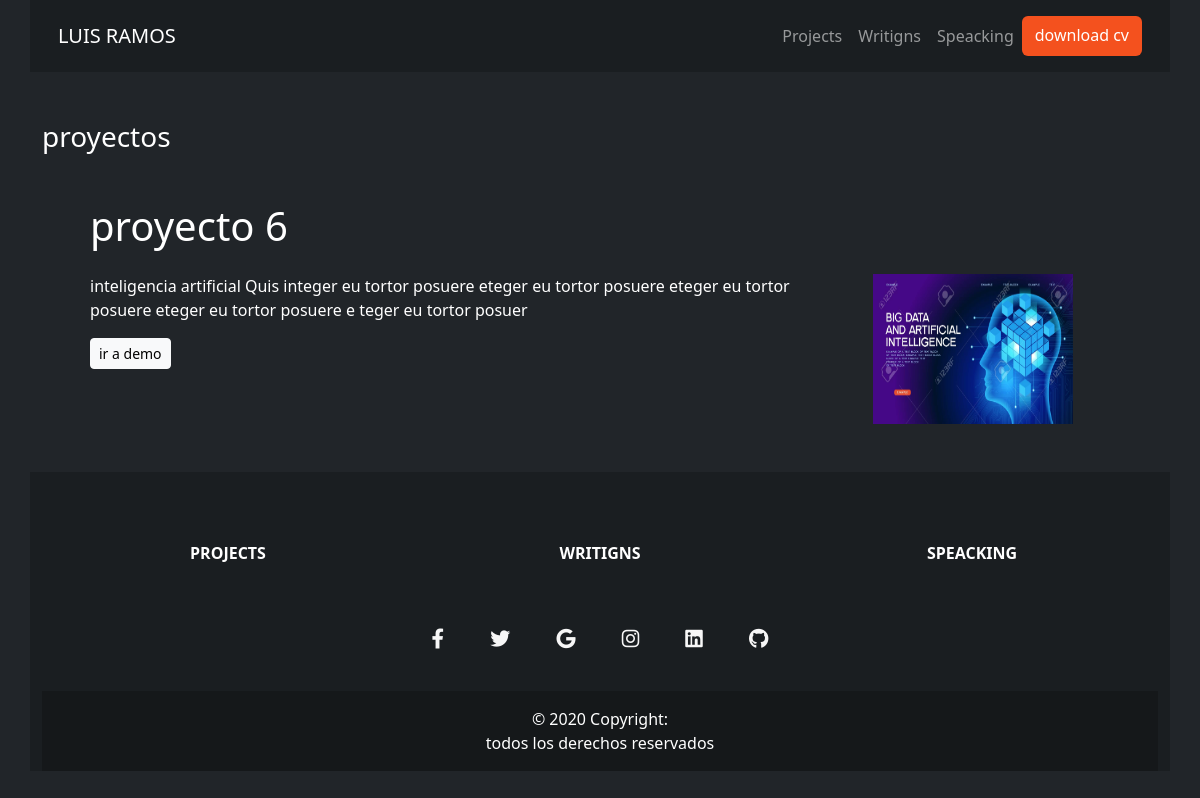
The page /projects/details/6 on the database its author committed.
### projects/models.py (models this page shows)
class Project(models.Model):
    title = models.CharField(max_length=150)
    description = models.CharField(max_length=300)
    image = models.ImageField(upload_to="projects/")
    url = models.URLField(blank=True)

### projects/views.py (the view)
# urls.py: path('details/<int:id>', details, name='details'),
def details(request, id):
  myproject = get_object_or_404(Project, id=id)
  return render(request, 'details.html', {'myproject': myproject})

### projects/templates/details.html (shortened to what this page needs)
{% extends "master.html" %}
{% block content %}
<section class="container">
  <h3 class="my-5">proyectos </h3>
  <article class="row my-5 px-5">
    <h1 class="mb-4">{{ myproject.title }} </h1>
    <div class="col-md-9 col-sm-12 mb-4">
      <p>{{ myproject.description }}</p>
      <a href="{{myproject.url}}" class="btn btn-light btn-sm" target="_blank">ir a demo </a>
    </div>
    <div class="col-md-3 col-sm-12">
      <img src="{{myproject.image.url}}" alt="hjh" width="200" height="150" >
    </div>
  </article>
</section>
{% endblock %}

### projects/static/main_stilos.css (style rules this page uses)
body { background-color: #202020; }

### rows shown on the page
Project: title "proyecto 6", description "inteligencia artificial Quis integer eu tortor posuere eteger eu tortor posuere eteger eu tortor posuere eteger eu tortor posuere e teger eu tortor posuer", image (picture)
